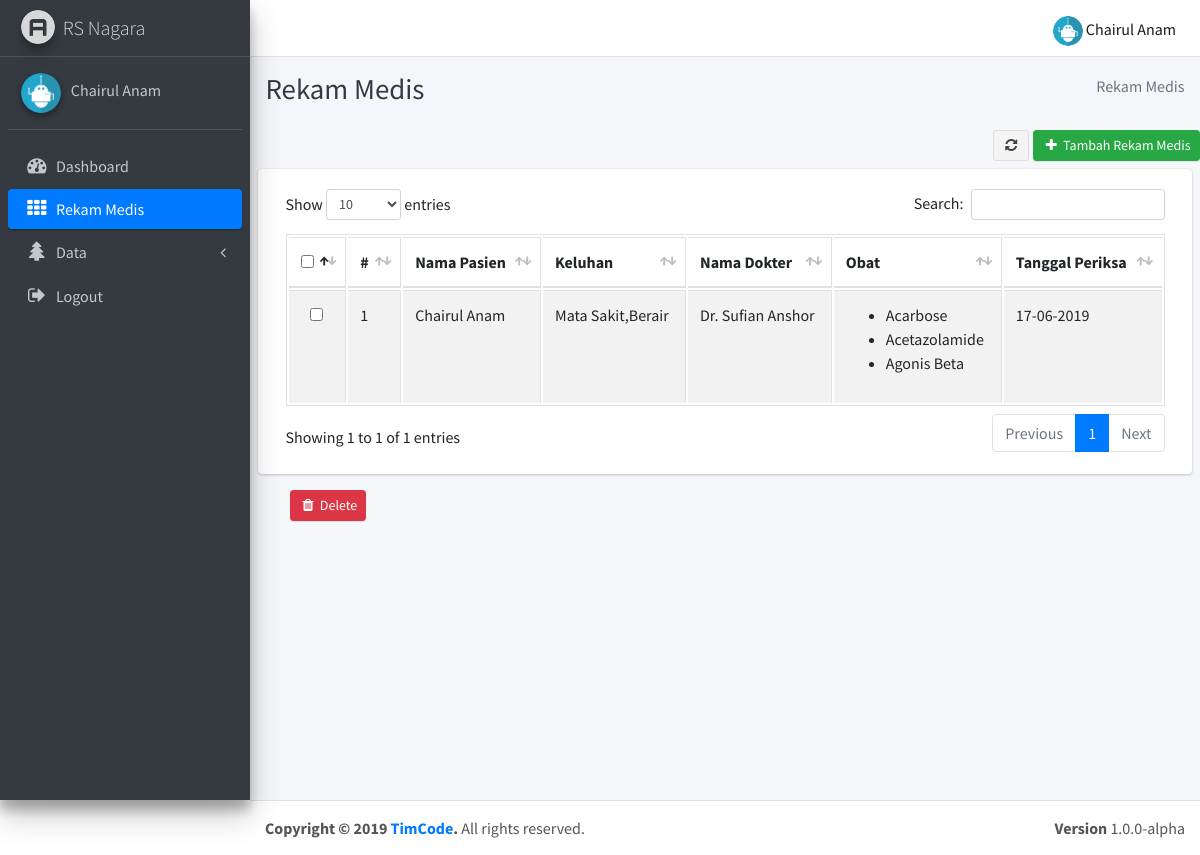
Page /rekam_medis/index.php (signed in) on the committed database.
### tables this page shows
CREATE TABLE `tbl_user` (
  `id_user` int(11) NOT NULL,
  `nama` varchar(100) NOT NULL,
  `username` varchar(50) NOT NULL,
  `password` varchar(100) NOT NULL,
  `alamat` text NOT NULL,
  `img` varchar(128) NOT NULL,
  `role` enum('1','0') NOT NULL
);

CREATE TABLE `tbl_rekammedis` (
  `id_rm` varchar(50) NOT NULL,
  `id_pasien` int(11) NOT NULL,
  `keluhan` text NOT NULL,
  `id_dokter` int(11) NOT NULL,
  `diagnosa` text NOT NULL,
  `id_poli` int(11) NOT NULL,
  `tgl_periksa` date NOT NULL
);

CREATE TABLE `tbl_pasien` (
  `id_pasien` int(11) NOT NULL,
  `nomor_identitas` varchar(50) NOT NULL,
  `nama_pasien` varchar(100) NOT NULL,
  `jk` enum('P','L') NOT NULL,
  `alamat` text NOT NULL,
  `no_telp` varchar(20) NOT NULL
);

CREATE TABLE `tbl_dokter` (
  `id_dokter` int(11) NOT NULL,
  `nama_dokter` varchar(100) NOT NULL,
  `spesialis` varchar(100) NOT NULL,
  `alamat` text NOT NULL,
  `no_telp` varchar(20) NOT NULL
);

CREATE TABLE `tbl_obat_rekammedis` (
  `id` int(11) NOT NULL,
  `id_rm` varchar(50) NOT NULL,
  `id_obat` int(11) NOT NULL
);

CREATE TABLE `tbl_obat` (
  `id_obat` int(11) NOT NULL,
  `nama_obat` varchar(50) NOT NULL,
  `ket_obat` text NOT NULL
);

### config/autoload.php (called while the page is built)
<?php
function base_url($url = null)
{
    $base_url = "http://localhost/native/rumah_sakit";
    if ($url != null) {
        return $base_url . "/" . $url;
    } else {
        return $base_url;
    }
}
function tgl($tgl)
{
    $year = substr($tgl, 0, 4);
    $mount = substr($tgl, 5, 2);
    $day = substr($tgl, 8, 2);
    return $day . "-" . $mount . "-" . $year;
}

### function/obat_function.php (called while the page is built, shortened)
<?php
include_once('../config/database.php');
function select($query)
{
    global $conn;
    $result = mysqli_query($conn, $query);
    $rows = [];
    while ($row = mysqli_fetch_assoc($result)) {
        $rows[] = $row;
    }
    return $rows;
}

### function/rm_function.php (called while the page is built, shortened)
<?php
include_once('../config/database.php');
function selectRm($query)
{
    global $conn;
    $result = mysqli_query($conn, $query);
    $rows = [];
    while ($row = mysqli_fetch_assoc($result)) {
        $rows[] = $row;
    }
    return $rows;
}

### rekam_medis/index.php (the view, shortened to what this page needs)
<?php
$menu = "Rekam";
$title = "Rekam Medis"; ?>
<?php include_once('../templates/header.php'); ?>
<?php include_once('../templates/navbar.php'); ?>
<?php include_once('../templates/sidebar.php'); ?>
<?php require_once('../function/rm_function.php');
$pasien = selectRm("SELECT * FROM tbl_rekammedis INNER JOIN tbl_pasien ON tbl_rekammedis.id_pasien = tbl_pasien.id_pasien
                                                     INNER JOIN tbl_dokter ON tbl_rekammedis.id_dokter = tbl_dokter.id_dokter");
?>
<div class="content-wrapper">
    <div class="content-header">
        <div class="container-fluid">
            <div class="row mb-2">
                <div class="col-sm-6">
                    <h1 class="m-0 text-dark"><?= $title; ?></h1>
                </div>
                <div class="col-sm-6">
                    <ol class="breadcrumb float-sm-right">
                        <li class="breadcrumb-item active"><?= $title; ?></li>
                    </ol>
                </div>
            </div>
        </div>
    </div>
    <section class="content" style="align:center">
        <div class="row justify-content-center">
            <div class="col-12  mb-2">
                <div class="row justify-content-end">
                    <a href="" class="btn btn-default btn-sm mr-1"><i class="fa fa-fw fa-refresh"></i></a>
                    <a href="<?= base_url("rekam_medis/add.php"); ?>" class="btn btn-success btn-sm "><i class="fa fa-fw fa-plus"></i> Tambah Rekam Medis</a>
                </div>
            </div>
            <div class="col-12">
                <form method="post" name="proses">
                    <div class="card">
                        <div class="card-body">
                            <table id="example1" class="table table-bordered table-striped">
                                <thead>
                                    <tr>
                                        <th>
                                            <center><input type="checkbox" id="check_all"></center>
                                        </th>
                                        <th>#</th>
                                        <th>Nama Pasien</th>
                                        <th>Keluhan</th>
                                        <th>Nama Dokter</th>
                                        <th>Obat</th>
                                        <th>Tanggal Periksa</th>
                                    </tr>
                                </thead>
                                <tbody>
                                    <?php $i = 1; ?>
                                    <?php foreach ($pasien as $psien) : ?>
                                        <?php $id_obt = $psien['id_rm']; ?>
                                        <tr>
                                            <td align="center"><input type="checkbox" name="check[]" value="<?= $psien['id_rm']; ?>" class="check"></td>
                                            <td><?= $i;
                                                $i++; ?></td>
                                            <td><?= $psien['nama_pasien']; ?></td>
                                            <td><?= $psien['keluhan']; ?></td>
                                            <td><?= $psien['nama_dokter'] ?></td>
                                            <?php $obat = selectRm("SELECT * FROM tbl_obat_rekammedis JOIN tbl_obat ON tbl_obat_rekammedis.id_obat = tbl_obat.id_obat WHERE id_rm= '$id_obt'"); ?>
                                            <td>
                                                <ul>
                                                    <?php foreach ($obat as $obt) : ?>
                                                        <li><?= $obt['nama_obat']; ?></li>
                                                    <?php endforeach; ?>
                                                </ul>
                                            </td>
                                            <td><?= tgl($psien['tgl_periksa']); ?></td>
                                        </tr>
                                    <?php endforeach; ?>
                                </tbody>
                            </table>
                        </div>
                    </div>
            </div>
            <div class="col-11">
                <div class="row ">
                    <button class="btn btn-danger btn-sm" id="hapus"> <i class="fa fa-trash fa-fw"></i> Delete</button>
                </div>
            </div>
        </div>
    </section>
</div>
<?php require_once('../templates/footer.php') ?>

### templates/navbar.php (shortened to what this page needs)
<div class="wrapper">
    <nav class="main-header navbar navbar-expand bg-white navbar-light border-bottom">
        <ul class="navbar-nav ml-auto">
            <li class="nav-item dropdown show">
                <a class="nav-link" data-toggle="dropdown" href="#" aria-expanded="true">
                    <img src="<?= base_url("assets/img/profile/") . $session['img']; ?>" width="30" height="30" class="img-circle" alt="User Image">
                    <?= $session['nama'] ?>
                </a>
            </li>
        </ul>
    </nav>

### templates/sidebar.php (shortened to what this page needs)
<?php
require_once('../function/obat_function.php');
?>
<aside class="main-sidebar sidebar-dark-primary elevation-4">
    <a href="<?= base_url(); ?>" class="brand-link">
        <img src="<?= base_url("assets/template/") ?>dist/img/AdminLTELogo.png" alt="AdminLTE Logo" class="brand-image img-circle elevation-3" style="opacity: .8">
        <span class="brand-text font-weight-light">RS Nagara</span>
    </a>
    <div class="sidebar">
        <div class="user-panel mt-3 pb-3 mb-3 d-flex">
            <div class="image">
                <img src="<?= base_url("assets/img/profile/") . $session['img']; ?>" style="width:40px; height:40px;" class="img-circle elevation-2" alt="User Image">
            </div>
            <div class="info">
                <a href="<?= base_url("user") ?>" class="d-block"><?= $session['nama']; ?></a>
            </div>
        </div>
        <nav class="mt-2">
            <ul class="nav nav-pills nav-sidebar flex-column" data-widget="treeview" role="menu" data-accordion="false">
                <li class="nav-item rm">
                    <?php if ($title == "Dashboard") : ?>
                        <a href="<?= base_url("Dashboard") ?>" class="nav-link active ">
                        <?php else : ?>
                            <a href="<?= base_url("Dashboard") ?>" class="nav-link ">
                            <?php endif; ?>
                            <i class="nav-icon fa fa-dashboard"></i>
                            <p>
                                Dashboard
                            </p>
                        </a>
                </li>
                <li class="nav-item">
                    <?php if ($title == "Rekam Medis") : ?>
                        <a href="<?= base_url("rekam_medis") ?>" class="nav-link active ">
                        <?php else : ?>
                            <a href="<?= base_url("rekam_medis") ?>" class="nav-link ">
                            <?php endif; ?>
                            <i class="nav-icon fa fa-th"></i>
                            <p>
                                Rekam Medis
                            </p>
                        </a>
                </li>
                <?php if ($menu == "Data") : ?>
                    <li class="nav-item has-treeview menu-open">
                    <?php else : ?>
                    <li class="nav-item has-treeview ">
                    <?php endif; ?>
                    <?php if ($menu == "Data") : ?>
                        <a href="#" class="nav-link active">
                        <?php else : ?>
                            <a href="#" class="nav-link ">
                            <?php endif; ?>
                            <i class="nav-icon fa fa-tree"></i>
                            <p>
                                Data
                                <i class="fa fa-angle-left right"></i>
                            </p>
                        </a>
                </li>
                <li class="nav-item">
                    <a href="<?= base_url("auth/logout.php") ?>" class="nav-link ">
                        <i class="nav-icon fa  fa-sign-out"></i>
                        <p>
                            Logout
                        </p>
                    </a>
                </li>
            </ul>
        </nav>
    </div>
</aside>

### rows in the picture
tbl_user: img (picture), nama "Chairul Anam"
tbl_rekammedis: id_pasien.nama_pasien "Chairul Anam", keluhan "Mata Sakit,Berair", id_dokter.nama_dokter "Dr. Sufian Anshor", tgl_periksa "17-06-2019"
tbl_obat_rekammedis: id_obat.nama_obat "Acarbose"
tbl_obat_rekammedis: id_obat.nama_obat "Acetazolamide"
tbl_obat_rekammedis: id_obat.nama_obat "Agonis Beta"

### other values in the picture
$title "Rekam Medis"
